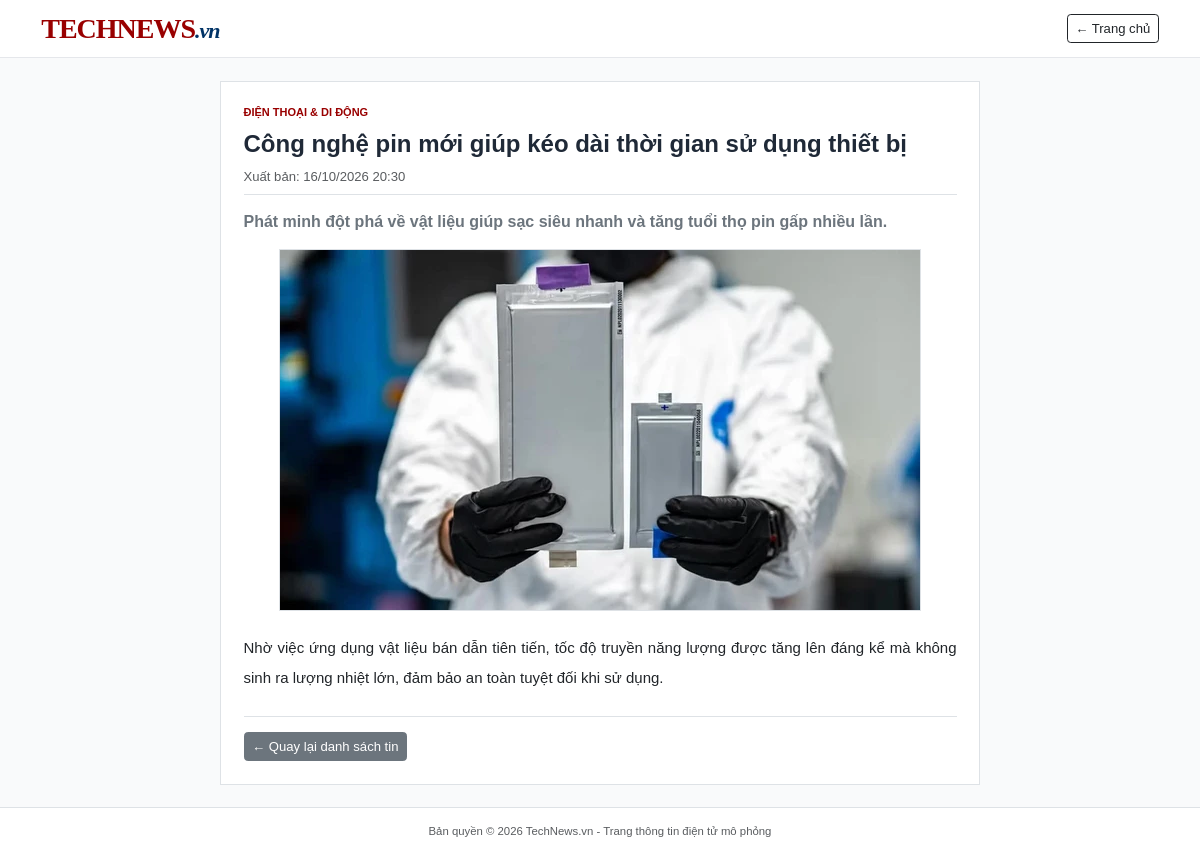
The page /detail.php?id=5 on the database its author committed.
### tables this page shows
CREATE TABLE `posts` (
  `id` int(11) NOT NULL,
  `category_id` int(11) NOT NULL,
  `title` varchar(255) NOT NULL,
  `summary` text NOT NULL,
  `content` longtext NOT NULL,
  `image` varchar(255) NOT NULL DEFAULT 'default.jpg',
  `created_at` datetime NOT NULL DEFAULT current_timestamp()
);

CREATE TABLE `categories` (
  `id` int(11) NOT NULL,
  `name` varchar(100) NOT NULL
);

### detail.php (the view, shortened to what this page needs)
<?php
require_once 'db.php';
$id = isset($_GET['id']) ? (int)$_GET['id'] : 0;
$stmt = mysqli_prepare($conn, "SELECT posts.*, categories.name AS cat_name
                               FROM posts
                               JOIN categories ON posts.category_id = categories.id
                               WHERE posts.id = ?");
mysqli_stmt_bind_param($stmt, "i", $id);
mysqli_stmt_execute($stmt);
$result = mysqli_stmt_get_result($stmt);
$post = mysqli_fetch_assoc($result);
?>
<!DOCTYPE html>
<html lang="vi">
<head>
    <link href="https://cdn.jsdelivr.net/npm/bootstrap@5.3.0/dist/css/bootstrap.min.css" rel="stylesheet">
    <link href="css/style.css" rel="stylesheet">
</head>
<body>
    <div class="main-wrapper">
        <header class="site-header py-2">
            <div class="container d-flex justify-content-between align-items-center">
                <a href="index.php" class="site-logo">TECHNEWS<span>.vn</span></a>
                <a href="index.php" class="btn btn-sm btn-outline-dark">&larr; Trang chủ</a>
            </div>
        </header>
        <div class="container my-4">
            <div class="row justify-content-center">
                <div class="col-lg-8 bg-white border p-4">
                    <div class="article-category mb-2"><?= htmlspecialchars($post['cat_name']) ?></div>
                    <h1 class="lead-article-title mb-2"><?= htmlspecialchars($post['title']) ?></h1>
                    <div class="small text-muted border-bottom pb-2 mb-3">
                        Xuất bản: <?= date('d/m/Y H:i', strtotime($post['created_at'])) ?>
                    </div>
                    <p class="fw-bold text-secondary mb-3" style="font-size: 16px;">
                        <?= nl2br(htmlspecialchars($post['summary'])) ?>
                    </p>
                    <div class="mb-4 text-center">
                        <img src="uploads/<?= !empty($post['image']) ? $post['image'] : 'default.jpg' ?>"
                             class="img-fluid border" alt="Ảnh minh họa" onerror="this.src='uploads/default.jpg'">
                    </div>
                    <div class="fs-6 lh-lg mb-4 text-dark" style="text-align: justify;">
                        <?= nl2br(htmlspecialchars($post['content'])) ?>
                    </div>
                    <div class="border-top pt-3">
                        <a href="index.php" class="btn btn-sm btn-secondary">&larr; Quay lại danh sách tin</a>
                    </div>
                </div>
            </div>
        </div>
    </div>
    <footer class="site-footer py-3 text-center border-top">
        <div class="container small text-muted">
            Bản quyền &copy; 2026 TechNews.vn - Trang thông tin điện tử mô phỏng
        </div>
    </footer>
</body>
</html>

### css/style.css (style rules this page uses)
:root { --primary-red: #990000; --primary-hover: #7a0000; --navy-blue: #003366; --text-dark: #1f2937; --text-muted: #555555; --border-gray: #e5e7eb; --bg-page: #f9fafb; }
html, body { height: 100%; margin: 0; padding: 0; background-color: var(--bg-page); color: var(--text-dark); font-family: Arial, "Helvetica Neue", "Segoe UI", sans-serif; font-size: 15px; line-height: 1.5; }
body { display: flex; flex-direction: column; min-height: 100vh; }
.main-wrapper { flex: 1 0 auto; }
footer { flex-shrink: 0; }
.site-header { background-color: #ffffff; border-bottom: 1px solid var(--border-gray); }
.site-logo { font-family: Georgia, "Times New Roman", serif; font-size: 28px; font-weight: 700; color: var(--primary-red); text-decoration: none; letter-spacing: -1px; }
.site-logo span { color: var(--navy-blue); font-style: italic; font-size: 22px; }
.lead-article-title { font-size: 24px; font-weight: 700; line-height: 1.3; }
.article-category { font-size: 11px; font-weight: 700; color: var(--primary-red); text-transform: uppercase; margin-bottom: 5px; text-decoration: none; }
.site-footer { background-color: #ffffff; border-top: 2px solid var(--navy-blue); font-size: 13px; color: #444; }

### rows shown on the page
posts: category.name "ĐIỆN THOẠI & DI ĐỘNG", title "Công nghệ pin mới giúp kéo dài thời gian sử dụng thiết bị", created_at "16/10/2026 20:30", summary "Phát minh đột phá về vật liệu giúp sạc siêu nhanh và tăng tuổi thọ pin gấp nhiều lần.", image (picture), content "Nhờ việc ứng dụng vật liệu bán dẫn tiên tiến, tốc độ truyền năng lượng được tăng lên đáng kể mà không sinh ra lượng nhiệt lớn, đảm bảo an toàn tuyệt đối khi sử dụng."
